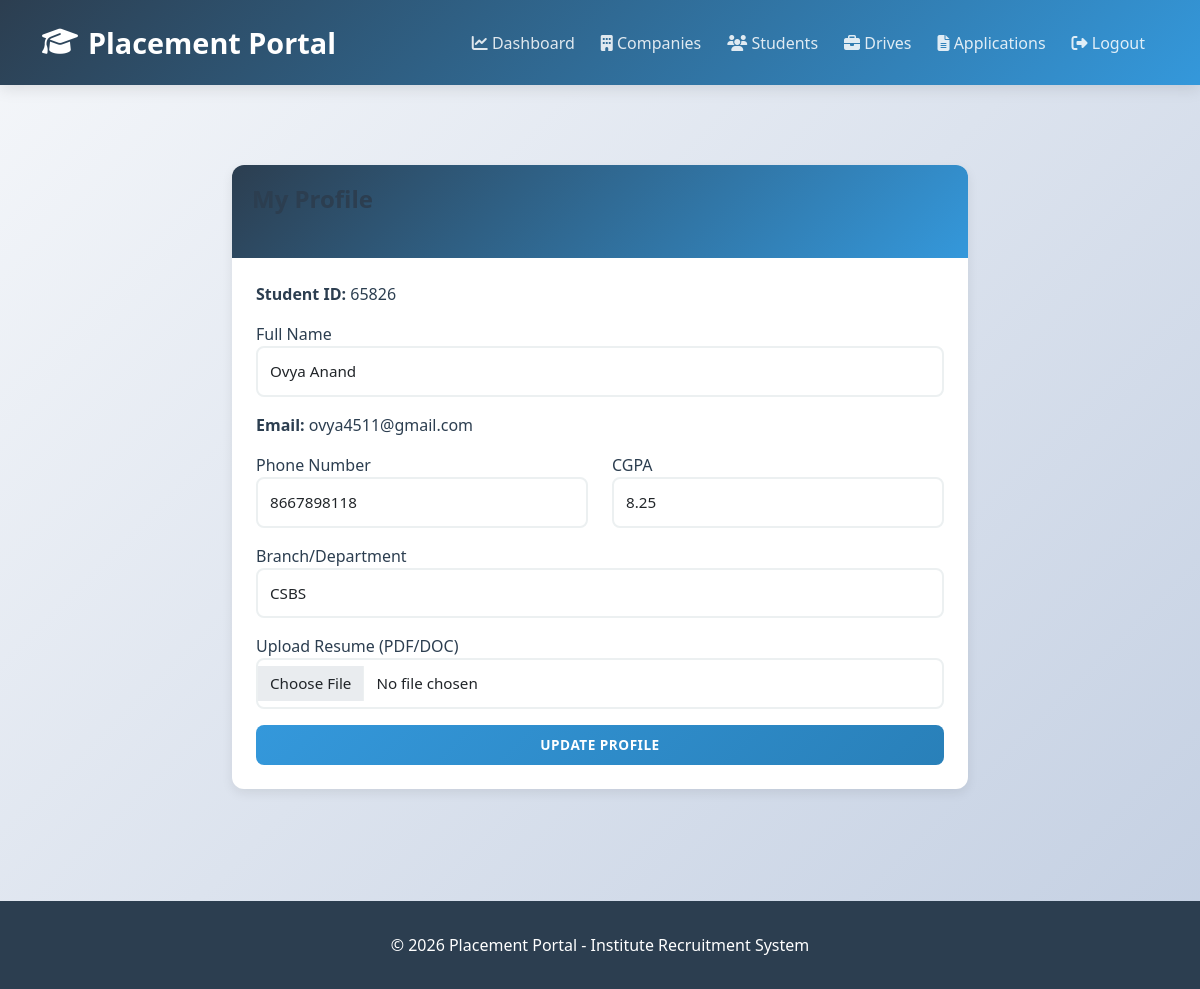
Screenshot of /student/profile (signed in) with the database file from the repository.
### app/models.py (models this page shows, shortened)
class Student(UserMixin, db.Model):
    __tablename__ = 'student'
    id = db.Column(db.Integer, primary_key=True)
    student_id = db.Column(db.String(20), unique=True, nullable=False)  # Roll number/ID
    name = db.Column(db.String(100), nullable=False)
    email = db.Column(db.String(100), unique=True, nullable=False)
    password_hash = db.Column(db.String(200), nullable=False)
    phone = db.Column(db.String(15))
    cgpa = db.Column(db.Float)
    branch = db.Column(db.String(50))
    year = db.Column(db.String(20))
    resume_filename = db.Column(db.String(200))
    resume_path = db.Column(db.String(300))
    status = db.Column(db.String(20), default='Active')  # Active, Inactive, Blacklisted
    blacklist_status = db.Column(db.Boolean, default=False)
    created_at = db.Column(db.DateTime, default=datetime.utcnow)
    user_type = 'student'  # Add this
    applications = db.relationship('Application', backref='student', lazy=True, cascade='all, delete-orphan')

### app/routes/student.py (the view)
@bp.route('/profile', methods=['GET', 'POST'])
@login_required
@student_required
def profile():
    student = Student.query.get(current_user.id)
    if not student:
        logout_user()
        return redirect(url_for('auth.login'))
    form = StudentProfileUpdateForm()
    if form.validate_on_submit():
        student.name = form.name.data
        student.phone = form.phone.data
        student.cgpa = form.cgpa.data if form.cgpa.data else student.cgpa
        student.branch = form.branch.data
        if form.resume.data:
            file = form.resume.data
            if allowed_file(file.filename):
                filename = secure_filename(f"{student.student_id}_{student.name.replace(' ', '_')}.{file.filename.rsplit('.', 1)[1].lower()}")
                filepath = os.path.join(current_app.config['UPLOAD_FOLDER'], filename)
                file.save(filepath)
                student.resume_filename = filename
                student.resume_path = filepath
            else:
                flash('❌ Invalid file format. Allowed: PDF, DOC, DOCX', 'danger')
                return render_template('student/profile.html', student=student, form=form)
        db.session.commit()
        flash('✓ Profile updated successfully!', 'success')
        return redirect(url_for('student.profile'))
    elif request.method == 'GET':
        form.name.data = student.name
        form.phone.data = student.phone
        form.cgpa.data = student.cgpa
        form.branch.data = student.branch
    return render_template('student/profile.html', student=student, form=form)

### app/forms.py
class StudentProfileUpdateForm(FlaskForm):
    name = StringField('Full Name', validators=[DataRequired(), Length(min=3)])
    phone = StringField('Phone Number', validators=[Optional()])
    cgpa = StringField('CGPA', validators=[Optional()])
    branch = StringField('Branch/Department', validators=[Optional()])
    resume = FileField('Upload Resume (PDF/DOC)')

### app/__init__.py (called while the page is built, shortened)
@login_manager.user_loader
def load_user(user_id):
    from .models import Admin, Company, Student
    try:
        user_id_int = int(user_id)
    except (ValueError, TypeError):
        return None
    user = Admin.query.get(user_id_int)
    if user:
        return user

### app/routes/student.py (called while the page is built)
def student_required(f):
    from functools import wraps
    @wraps(f)
    def decorated_function(*args, **kwargs):
        if not current_user.is_authenticated:
            flash('Please login first', 'warning')
            return redirect(url_for('auth.login'))
        try:
            user = Student.query.get(current_user.id)
            if not user:
                logout_user()
                flash('❌ Student access required! Please login as a student.', 'danger')
                return redirect(url_for('auth.login'))
        except:
            logout_user()
            flash('❌ Error accessing student. Please login again.', 'danger')
            return redirect(url_for('auth.login'))
        return f(*args, **kwargs)
    return decorated_function

### app/templates/student/profile.html (shortened to what this page needs)
{% extends "layout.html" %}
{% block content %}
<div class="row justify-content-center">
    <div class="col-md-8">
        <div class="card mt-4">
            <div class="card-header bg-primary text-white">
                <h4>My Profile</h4>
            </div>
            <div class="card-body">
                <form method="POST" enctype="multipart/form-data">
                    <div class="mb-3">
                        <strong>Student ID:</strong> {{ student.student_id }}
                    </div>
                    <div class="mb-3">
                        {{ form.name.label }}
                        {{ form.name(class="form-control") }}
                    </div>
                    <div class="mb-3">
                        <strong>Email:</strong> {{ student.email }}
                    </div>
                    <div class="row">
                        <div class="col-md-6 mb-3">
                            {{ form.phone.label }}
                            {{ form.phone(class="form-control") }}
                        </div>
                        <div class="col-md-6 mb-3">
                            {{ form.cgpa.label }}
                            {{ form.cgpa(class="form-control") }}
                        </div>
                    </div>
                    <div class="mb-3">
                        {{ form.branch.label }}
                        {{ form.branch(class="form-control") }}
                    </div>
                    <div class="mb-3">
                        {{ form.resume.label }}
                        {{ form.resume(class="form-control") }}
                    </div>
                    <button type="submit" class="btn btn-primary w-100">Update Profile</button>
                </form>
            </div>
        </div>
    </div>
</div>
{% endblock %}

### app/templates/layout.html (style rules this page uses)
:root { --primary-color: #2c3e50; --secondary-color: #3498db; --success-color: #27ae60; --danger-color: #e74c3c; --warning-color: #f39c12; --info-color: #16a085; --light-bg: #ecf0f1; --border-radius: 12px; }
* { margin: 0; padding: 0; box-sizing: border-box; }
body { background: linear-gradient(135deg, #f5f7fa 0%, #c3cfe2 100%); font-family: 'Segoe UI', Tahoma, Geneva, Verdana, sans-serif; min-height: 100vh; color: var(--primary-color); }
h2, h3, h4, h5 { color: var(--primary-color); font-weight: 700; margin-bottom: 1.5rem; }
.card { border: none; border-radius: var(--border-radius); box-shadow: 0 4px 12px rgba(0, 0, 0, 0.08); margin-bottom: 2rem; transition: all 0.3s ease; overflow: hidden; }
.card-header { background: linear-gradient(135deg, var(--primary-color), var(--secondary-color)); border: none; color: white; font-weight: 600; padding: 1.25rem; font-size: 1.1rem; }
.card-body { padding: 1.5rem; }
.btn { border: none; border-radius: 8px; font-weight: 600; padding: 0.6rem 1.2rem; transition: all 0.3s ease; text-transform: uppercase; font-size: 0.85rem; letter-spacing: 0.5px; cursor: pointer; }
.btn-primary { background: linear-gradient(135deg, #3498db, #2980b9); }
.form-control, .form-select { border: 2px solid #ecf0f1; border-radius: 8px; padding: 0.75rem; transition: all 0.3s ease; font-size: 0.95rem; }
.card { animation: fadeIn 0.3s ease-out; }

### rows the page displays
Student: student_id "65826", name "Ovya Anand", email "ovya4511@gmail.com", phone "8667898118", cgpa "8.25", branch "CSBS"
